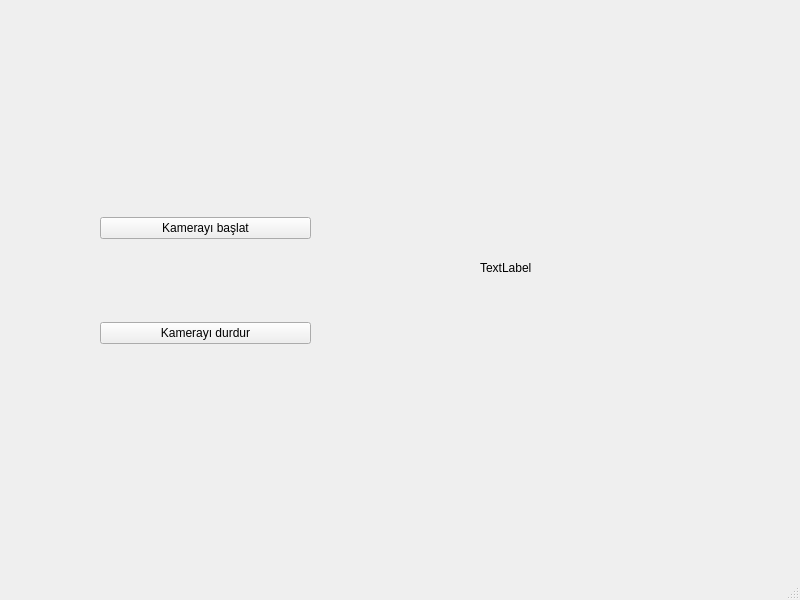
<?xml version="1.0" encoding="UTF-8"?>
<ui version="4.0">
 <class>MainWindow</class>
 <widget class="QMainWindow" name="MainWindow">
  <property name="geometry">
   <rect>
    <x>0</x>
    <y>0</y>
    <width>800</width>
    <height>600</height>
   </rect>
  </property>
  <property name="windowTitle">
   <string>MainWindow</string>
  </property>
  <widget class="QWidget" name="centralwidget">
   <widget class="QLabel" name="label_camera">
    <property name="geometry">
     <rect>
      <x>480</x>
      <y>260</y>
      <width>55</width>
      <height>16</height>
     </rect>
    </property>
    <property name="text">
     <string>TextLabel</string>
    </property>
    <property name="scaledContents">
     <bool>true</bool>
    </property>
   </widget>
   <widget class="QWidget" name="verticalLayoutWidget">
    <property name="geometry">
     <rect>
      <x>100</x>
      <y>140</y>
      <width>211</width>
      <height>281</height>
     </rect>
    </property>
    <layout class="QVBoxLayout" name="verticalLayout">
     <item>
      <widget class="QPushButton" name="pushButton">
       <property name="text">
        <string>Kamerayı başlat</string>
       </property>
      </widget>
     </item>
     <item>
      <widget class="QPushButton" name="pushButton_2">
       <property name="text">
        <string>Kamerayı durdur</string>
       </property>
      </widget>
     </item>
    </layout>
   </widget>
  </widget>
  <widget class="QMenuBar" name="menubar">
   <property name="geometry">
    <rect>
     <x>0</x>
     <y>0</y>
     <width>800</width>
     <height>26</height>
    </rect>
   </property>
  </widget>
  <widget class="QStatusBar" name="statusbar"/>
 </widget>
 <resources/>
 <connections/>
</ui>
